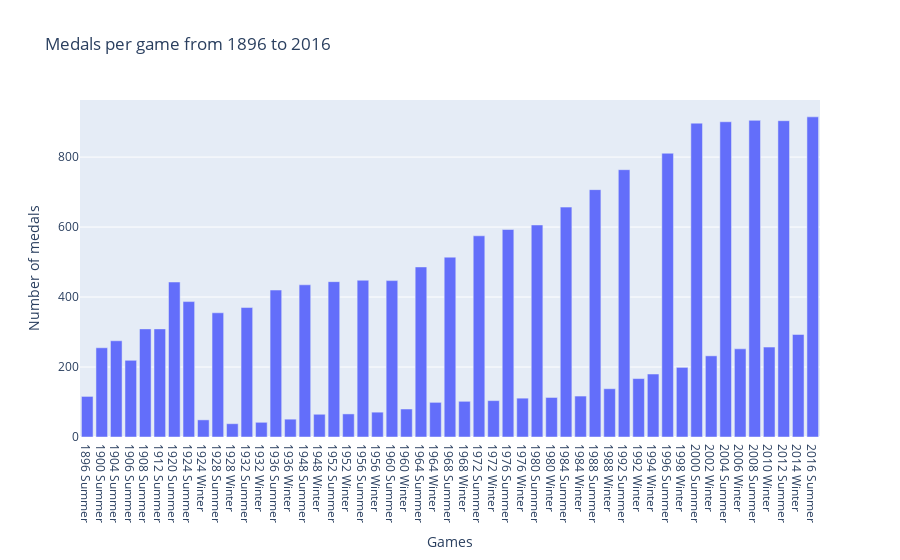

Source (notebook cell):
### Markdown cell above
## .i Number of medals per year per game

### Code cell
new_df = athletes.drop_duplicates(subset=["Event", "Games", "Medal"])
new_df = new_df.groupby("Games").count().reset_index()
new_df = new_df.sort_values("Games")
new_df = new_df.loc[:,["Games", "Medal"]]
# new_df = new_df.iloc[:15]
fig = px.bar(new_df, "Games", "Medal", title="Medals per game from 1896 to 2016", labels={"Medal":"Number of medals"})
fig.show()

### Figure 1 — Plotly figure (JSON) as saved in the notebook; plotly's stock layout.template omitted (floating-point values rounded to 4 significant figures)
{"data": [{"alignmentgroup": "True", "hovertemplate": "Games=%{x}<br>Number of medals=%{y}<extra></extra>", "legendgroup": "", "marker": {"color": "#636efa", "pattern": {"shape": ""}}, "name": "", "offsetgroup": "", "orientation": "v", "showlegend": false, "textposition": "auto", "type": "bar", "x": ["1896 Summer", "1900 Summer", "1904 Summer", "1906 Summer", "1908 Summer", "1912 Summer", "1920 Summer", "1924 Summer", "1924 Winter", "1928 Summer", "1928 Winter", "1932 Summer", "1932 Winter", "1936 Summer", "1936 Winter", "1948 Summer", "1948 Winter", "1952 Summer", "1952 Winter", "1956 Summer", "1956 Winter", "1960 Summer", "1960 Winter", "1964 Summer", "1964 Winter", "1968 Summer", "1968 Winter", "1972 Summer", "1972 Winter", "1976 Summer", "1976 Winter", "1980 Summer", "1980 Winter", "1984 Summer", "1984 Winter", "1988 Summer", "1988 Winter", "1992 Summer", "1992 Winter", "1994 Winter", "1996 Summer", "1998 Winter", "2000 Summer", "2002 Winter", "2004 Summer", "2006 Winter", "2008 Summer", "2010 Winter", "2012 Summer", "2014 Winter", "2016 Summer"], "xaxis": "x", "y": [116, 255, 275, 219, 309, 309, 443, 387, 49, 355, 38, 370, 42, 420, 51, 435, 65, 444, 66, 448, 71, 447, 80, 486, 99, 514, 102, 575, 104, 593, 111, 606, 113, 657, 117, 707, 138, 764, 167, 180, 811, 199, 897, 232, 901, 252, 905, 257, 904, 293, 915], "yaxis": "y"}], "layout": {"barmode": "relative", "legend": {"tracegroupgap": 0}, "title": {"text": "Medals per game from 1896 to 2016"}, "xaxis": {"anchor": "y", "domain": [0, 1], "title": {"text": "Games"}}, "yaxis": {"anchor": "x", "domain": [0, 1], "title": {"text": "Number of medals"}}}}
